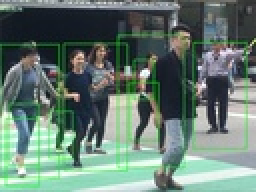
%> input picture image get for report/acf1.jpg, 128 x 96 px, shrunk from 1110 x 833 before the run (shown 2 times larger)
$ octave --eval "fn_CLAHE('../image get for report/acf1.jpg');"   (GNU Octave 9; MATLAB toolbox functions it lacks are replaced by stand-ins)
%> lines starting %> are read from the running program, lines starting %| are printed output that depends on the picture
function []=fn_CLAHE(filename)
%> called with filename = '../image get for report/acf1.jpg'
%% First pass: Count equal pixels
[f,p]=uigetfile('*.*','选择图像文件');
%> the answer given: ../image get for report/acf1.jpg
if f
I=imread(strcat(p,f));
%> I is the input picture: size 96x128x3 uint8; mean R, G, B 102.6, 124.1, 114.3
end
%data=imread(filename);
data=rgb2gray(I);
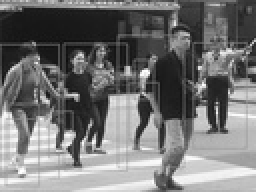
%> data: size 96x128 uint8 (shown 2 times larger); min 14, max 255, mean 116.6
t=1;
limit=8;
endt=limit;
eqdata=zeros(size(data,1),size(data,2));
for x=1:size(data,1)
    q=1;
    endq=limit;
        for y=1:size(data,2)
        eqdata(x,y)=0;
        if (x>t+limit-1)
            t=t+limit;
            endt=limit+t-1;
        end
        if (y>q+limit-1)
            q=q+limit;
            endq=limit+q-1;
        end
        if (endt>size(data,1))
            % t=t-64;
            endt=size(data,1);
        end
        if (endq>size(data,2))
            %  q=q-64;
            endq=size(data,2);
        end
        for i=t:endt
            for j=q:endq

                if data(x,y)==data(i,j)
                    eqdata(x,y)=eqdata(x,y)+1;
                end

            end
        end


    end
end
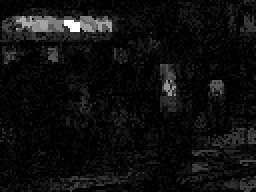
%> eqdata: size 96x128 double (shown 2 times larger); min 1, max 37, mean 3.1; drawn with min black and max white
%> after the loop, endt = 96; t = 89

output=zeros(size(data,1),size(data,2));
cliplimit=0.1;
t=1;
endt=limit;
for x=1:size(data,1)
    q=1;
    endq=limit;

    for y=1:size(data,2)

        cliptotal=0;
        partialrank=0;
        if (x>t+limit-1)
            t=t+limit;
            endt=limit+t-1;
        end
        if (y>q+limit-1)
            q=q+limit;
            endq=limit+q-1;
        end
        if (endt>size(data,1))
            % t=t-64;
            endt=size(data,1);
        end
        if (endq>size(data,2))
            % q=q-64;
            endq=size(data,2);
        end
        for i=t:endt
            for j=q:endq


                if eqdata(i,j)>cliplimit

                    incr=cliplimit/eqdata(i,j);
                else
                    incr=1;

                end
                cliptotal=cliptotal+(1-incr);

                if data(x,y)>data(i,j)
                    partialrank=partialrank+incr;

                end

            end

        end

        redistr=(cliptotal/(limit*limit)).*data(x,y);
        output(x,y)=partialrank+redistr;

    end
end
%> after the loop, incr = 0.05
figure('name','ASHWINI SINGH','NumberTitle','off')

imshow(uint8(output));


end

$ run again, on image get for report/test2.jpg
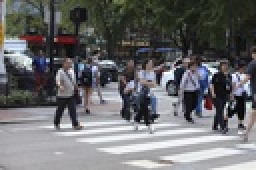
%> input picture image get for report/test2.jpg, 128 x 85 px, shrunk from 2000 x 1333 before the run (shown 2 times larger)
%> in fn_CLAHE, I is the input picture: size 85x128x3 uint8; mean R, G, B 106.4, 106.8, 108.7
%> after the loop in fn_CLAHE, `for x=1:size(data,1)`:
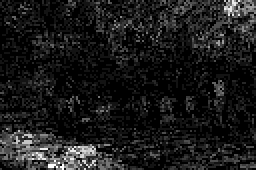
%> eqdata: size 85x128 double (shown 2 times larger); min 1, max 14, mean 2.36; drawn with min black and max white
%> after the loop in fn_CLAHE, `for x=1:size(data,1)`: endt = 85; t = 81
%> after the loop in fn_CLAHE, `for x=1:size(data,1)`:
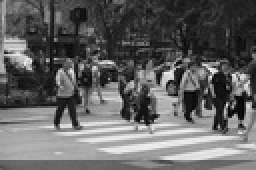
%> output: size 85x128 double (shown 2 times larger); min 1, max 241, mean 98.1
%> after the loop in fn_CLAHE, `for x=1:size(data,1)`: incr = 0.1
